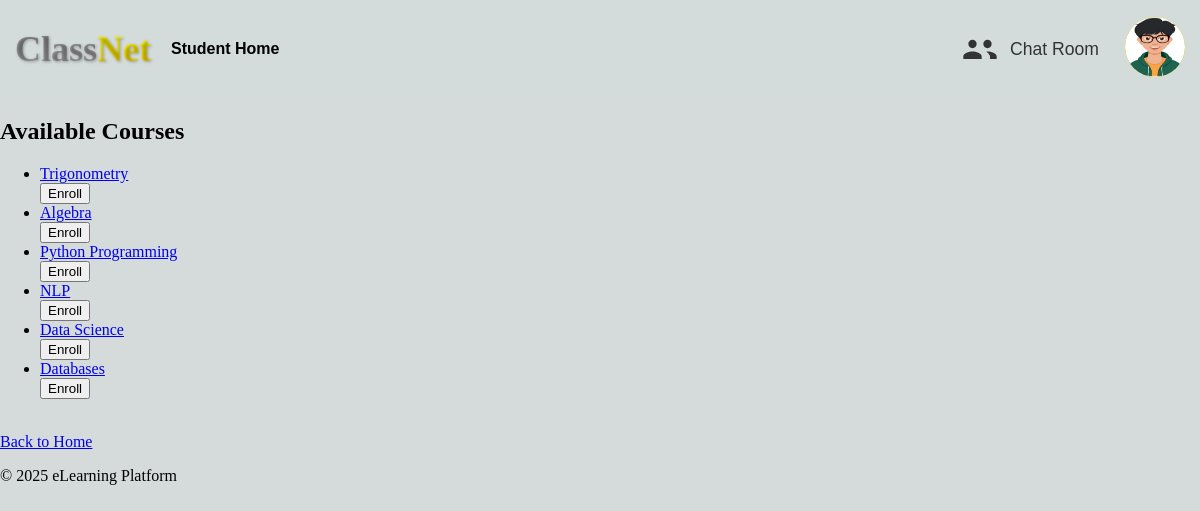
/courses/available_courses/ (signed in), run on the app's committed database.
### users/models.py (models this page shows, shortened)
class CustomUser(AbstractBaseUser, PermissionsMixin):
    STUDENT = 'student'
    TEACHER = 'teacher'
    USER_TYPE_CHOICES = [
        (STUDENT, 'Student'),
        (TEACHER, 'Teacher'),
    ]
    username = models.CharField(max_length=255, unique=True)
    first_name = models.CharField(max_length=255)
    last_name = models.CharField(max_length=255)
    email = models.EmailField(unique=True)
    profile_picture = models.ImageField(upload_to='profile_pics/', null=True, blank=True)
    user_type = models.CharField(max_length=7, choices=USER_TYPE_CHOICES)
    is_active = models.BooleanField(default=True)
    is_staff = models.BooleanField(default=False)
    is_superuser = models.BooleanField(default=False)
    date_joined = models.DateTimeField(default=timezone.now)
    bio = models.TextField(null=True, blank=True)  # Short biography of the user
    objects = CustomUserManager()
    USERNAME_FIELD = 'username'
    REQUIRED_FIELDS = ['email', 'first_name', 'last_name']
    def can_view_student_data(self, user):
        return self.user_type == self.TEACHER and user.user_type == self.STUDENT
    class Meta:
        permissions = [
            ("can_view_student_data", "Can view student data")
        ]

### courses/models.py (models this page shows, shortened)
class Course(models.Model):
    name = models.CharField(max_length=255)
    description = models.TextField()
    teacher = models.ForeignKey(settings.AUTH_USER_MODEL, on_delete=models.CASCADE, related_name="courses_taught")
    created_at = models.DateTimeField(auto_now_add=True)

### courses/views.py (the view)
# urls.py: path('available_courses/', views.available_courses, name='available_courses'),
@login_required
def available_courses(request):
    courses = Course.objects.all().order_by('-created_at')
    return render(request, 'available_courses.html', {'courses': courses})

### courses/templates/available_courses.html (shortened to what this page needs)
{% extends 'base_generic.html' %}
{% load static %}
{% block content %}
  <h2>Available Courses</h2>
  <ul>
    {% for course in courses %}
      <li>
        <a href="{% url 'view_course' course.id %}">{{ course.name }}</a>
        {% if user.is_authenticated %}
          {% if course not in user.enrollments.all %}
            <form method="POST" action="{% url 'enroll_in_course' course.id %}">
              <button type="submit">Enroll</button>
            </form>
          {% else %}
            <span>You are already enrolled in this course.</span>
          {% endif %}
        {% endif %}
      </li>
    {% endfor %}
  </ul>
  <br>
  <a href="{% url 'home' %}">Back to Home</a>
{% endblock %}

### classnet/templates/base_generic.html (shortened to what this page needs)
<!DOCTYPE html>
<html lang="en">
<head>
    {% load static %}
    <link rel="stylesheet" href="{% static 'css/styles.css' %}">
</head>
<body>
    <header>
        <nav>
            <div class="nav-container">
                <div class="logo">
                    <h1><span class="class">Class</span><span class="net">Net</span></h1>
                </div>
                <ul class="nav-left">
                {% if user.is_authenticated %}
                    {% if user.user_type == user.TEACHER %}
                        <li><a href="{% url 'teacher' %}">Teacher Home</a></li>
                    {% elif user.user_type == user.STUDENT %}
                        <li><a href="{% url 'student' %}">Student Home</a></li>
                        {% endif %}
                    {% else %}
                        <li><a href="{% url 'home' %}">Home</a></li>
                    {% endif %}
                </ul>
                <ul class="nav-right">
                    {% if user.is_authenticated %}
                        <a href="{% url 'index' %}" class="chat-link">
                            <button class="chat-button">
                                <span>Chat Room</span>
                            </button>
                        </a>
                    <div class="dropdown">
                        {% if user.profile_picture %}
                        <button class="dropbtn">
                            <img src="{{ user.profile_picture.url }}" alt="Profile Picture" width="40" height="40">
                        </button>
                        {% else %}
                        <button class="dropbtn">{{ user.get_short_name }}</button>
                        {% endif %}
                    </div>
                {% else %}
                    <li><a href="{% url 'login' %}">Login</a></li>
                    <li class="bold-rectangle"><a href="{% url 'register' %}">Register</a></li>
                {% endif %}
            </ul>
            </div>
        </nav>
    </header>
    <main>
        {% block content %}{% endblock %}
    </main>
    <footer>
        <p>&copy; 2025 eLearning Platform</p>
    </footer>
</body>
</html>

### classnet/static/css/styles.css (style rules this page uses)
body { background-color: #D5DBDB; margin: 0; }
.logo h1 { font-family: 'Playfair Display', serif; font-weight: bold; font-size: 36px; margin: 0; padding: 0; text-shadow: 1px 1px 3px rgba(0, 0, 0, 0.3); }
.logo h1 .class { background: linear-gradient(grey, darkgrey); -webkit-background-clip: text; -webkit-text-fill-color: transparent; background-clip: text; color: transparent; }
.logo h1 .net { background: linear-gradient(yellow, gold); -webkit-background-clip: text; -webkit-text-fill-color: transparent; background-clip: text; color: transparent; }
.logo { display: flex; align-items: center; justify-content: center; padding: 20px 0; }
header { width: 100%; box-sizing: border-box; }
nav { background-color: rgba(213, 219, 219, 0.8); padding: 8px 15px; width: 100%; box-sizing: border-box; }
.nav-container { display: flex; align-items: center; }
nav a { color: black; font-weight: bold; font-family: Arial, Helvetica, sans-serif; }
.nav-left, .nav-right { margin: 0; padding: 0; list-style: none; display: flex; }
.nav-left li, .nav-right li { margin: 0 20px; }
.nav-left { justify-content: flex-start; }
.nav-right { margin-left: auto; justify-content: flex-end; }
.nav-left a, .nav-right a { text-decoration: none; font-weight: bold; }
.nav-right { display: flex; align-items: center; justify-content: flex-end; gap: 20px; }
.chat-link, .create-link { text-decoration: none; margin: 0; }
.chat-button,.search-button,.btn-create-course { display: flex; align-items: center; border: none; background: none; cursor: pointer; font-family: Arial, sans-serif; font-size: 1.1rem; gap: 10px; color: #333; margin: 0; display: flex; }
.chat-button svg { width: 40px; height: 40px; transition: transform 0.3s ease; }
.dropbtn { background: linear-gradient(rgb(226, 226, 1), rgb(216, 184, 0)); font-size: 16px; border: none; cursor: pointer; border-radius: 50%; padding: 0; overflow: hidden; width: 60px; height: 60px; margin: 0; text-align: center; line-height: 60px; }
.dropbtn img { display: block; width: 60px; height: 60px; border-radius: 70%; }
.dropdown { position: relative; display: inline-block; }

### data on the page
CustomUser: profile_picture (picture)
Course: name "Trigonometry"
Course: name "Algebra"
Course: name "Python Programming"
Course: name "NLP"
Course: name "Data Science"
Course: name "Databases"
